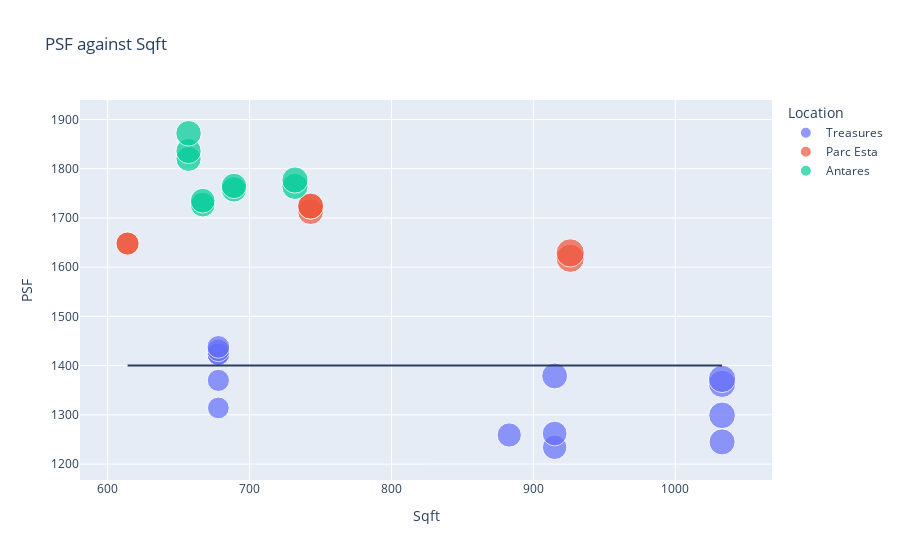

Source (notebook cell):
### Code cell
"""
    Size
"""
fig = px.scatter(df, x="Sqft", y="PSF", color="Location",
                 size='Estimated Price', hover_data=['id','Location','Room','Estimated Price','6_mth_savings_pp'], 
                 title = 'PSF against Sqft')
fig.update_layout(shapes=[gen_ref_line('Sqft',1400)])
fig.show()

fig = px.scatter(df, x="Sqft", y="PSF", color="comfortable",
                 size='Estimated Price', hover_data=['id','Location','Room','Estimated Price','6_mth_savings_pp'], 
                 title = 'PSF against Sqft')
fig.update_layout(shapes=[gen_ref_line('Sqft',1400)])
fig.show()

### Figure 1 — Plotly figure (JSON) as saved in the notebook; plotly's stock layout.template omitted (floating-point values rounded to 4 significant figures)
{"data": [{"customdata": [[10, "Treasures", "2Br+S", 891000, -604], [15, "Treasures", "2Br+S", 929000, 188], [11, "Treasures", "2Br+S", 965000, 938], [13, "Treasures", "2Br+S", 965000, 938], [14, "Treasures", "2Br+S", 970000, 1042], [12, "Treasures", "2Br+S", 975000, 1146], [16, "Treasures", "3BR", 1112000, 4000], [17, "Treasures", "3BR", 1129000, 4354], [19, "Treasures", "3BR", 1155000, 4896], [18, "Treasures", "3BR", 1262000, 7125], [20, "Treasures", "3BRP", 1286000, 7625], [22, "Treasures", "3BRP", 1342000, 8792], [21, "Treasures", "3BRP", 1408000, 10167], [23, "Treasures", "3BRP", 1418000, 10375]], "hoverlabel": {"namelength": 0}, "hovertemplate": "Location=%{customdata[1]}<br>Sqft=%{x}<br>PSF=%{y}<br>Estimated Price=%{customdata[3]}<br>id=%{customdata[0]}<br>Room=%{customdata[2]}<br>6_mth_savings_pp=%{customdata[4]}", "legendgroup": "Treasures", "marker": {"color": "#636efa", "size": [891000, 929000, 965000, 965000, 970000, 975000, 1112000, 1129000, 1155000, 1262000, 1286000, 1342000, 1408000, 1418000], "sizemode": "area", "sizeref": 3770, "symbol": "circle"}, "mode": "markers", "name": "Treasures", "showlegend": true, "type": "scatter", "x": [678, 678, 678, 678, 678, 678, 883, 915, 915, 915, 1033, 1033, 1033, 1033], "xaxis": "x", "y": [1314, 1370, 1423, 1423, 1431, 1438, 1259, 1234, 1262, 1379, 1245, 1299, 1363, 1373], "yaxis": "y"}, {"customdata": [[24, "Parc Esta", "1BR+S", 1012000, 1917], [25, "Parc Esta", "1BR+S", 1012000, 1917], [26, "Parc Esta", "2BRP", 1273000, 7354], [27, "Parc Esta", "2BRP", 1281000, 7521], [28, "Parc Esta", "2BRP", 1281000, 7521], [29, "Parc Esta", "3BR", 1498000, 12042], [30, "Parc Esta", "3BR", 1508000, 12250]], "hoverlabel": {"namelength": 0}, "hovertemplate": "Location=%{customdata[1]}<br>Sqft=%{x}<br>PSF=%{y}<br>Estimated Price=%{customdata[3]}<br>id=%{customdata[0]}<br>Room=%{customdata[2]}<br>6_mth_savings_pp=%{customdata[4]}", "legendgroup": "Parc Esta", "marker": {"color": "#EF553B", "size": [1012000, 1012000, 1273000, 1281000, 1281000, 1498000, 1508000], "sizemode": "area", "sizeref": 3770, "symbol": "circle"}, "mode": "markers", "name": "Parc Esta", "showlegend": true, "type": "scatter", "x": [614, 614, 743, 743, 743, 926, 926], "xaxis": "x", "y": [1648, 1648, 1713, 1724, 1724, 1618, 1629], "yaxis": "y"}, {"customdata": [[8, "Antares", "2BR", 1152000, 4833], [9, "Antares", "2BR", 1157000, 4938], [3, "Antares", "2BR", 1196000, 5750], [4, "Antares", "2BR", 1206000, 5958], [1, "Antares", "2BR", 1211000, 6063], [2, "Antares", "2BR", 1216000, 6167], [5, "Antares", "2BR", 1230000, 6458], [6, "Antares", "2BR", 1291000, 7729], [7, "Antares", "2BR", 1301000, 7938]], "hoverlabel": {"namelength": 0}, "hovertemplate": "Location=%{customdata[1]}<br>Sqft=%{x}<br>PSF=%{y}<br>Estimated Price=%{customdata[3]}<br>id=%{customdata[0]}<br>Room=%{customdata[2]}<br>6_mth_savings_pp=%{customdata[4]}", "legendgroup": "Antares", "marker": {"color": "#00cc96", "size": [1152000, 1157000, 1196000, 1206000, 1211000, 1216000, 1230000, 1291000, 1301000], "sizemode": "area", "sizeref": 3770, "symbol": "circle"}, "mode": "markers", "name": "Antares", "showlegend": true, "type": "scatter", "x": [667, 667, 657, 657, 689, 689, 657, 732, 732], "xaxis": "x", "y": [1727, 1735, 1820, 1836, 1758, 1765, 1872, 1764, 1777], "yaxis": "y"}], "layout": {"legend": {"itemsizing": "constant", "title": {"text": "Location"}, "tracegroupgap": 0}, "shapes": [{"type": "line", "x0": 614, "x1": 1033, "xref": "x", "y0": 1400, "y1": 1400}], "title": {"text": "PSF against Sqft"}, "xaxis": {"anchor": "y", "domain": [0, 1], "title": {"text": "Sqft"}}, "yaxis": {"anchor": "x", "domain": [0, 1], "title": {"text": "PSF"}}}}
